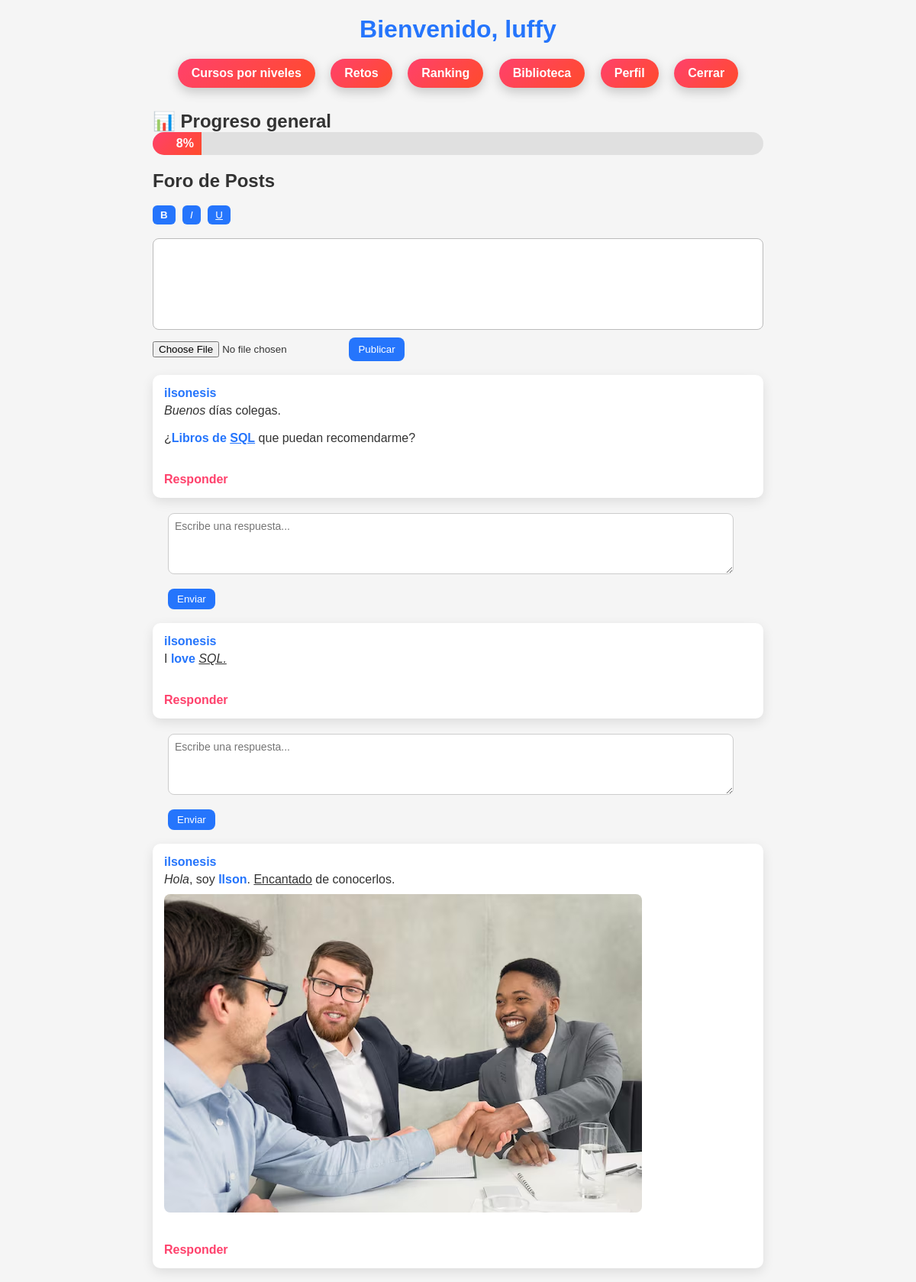
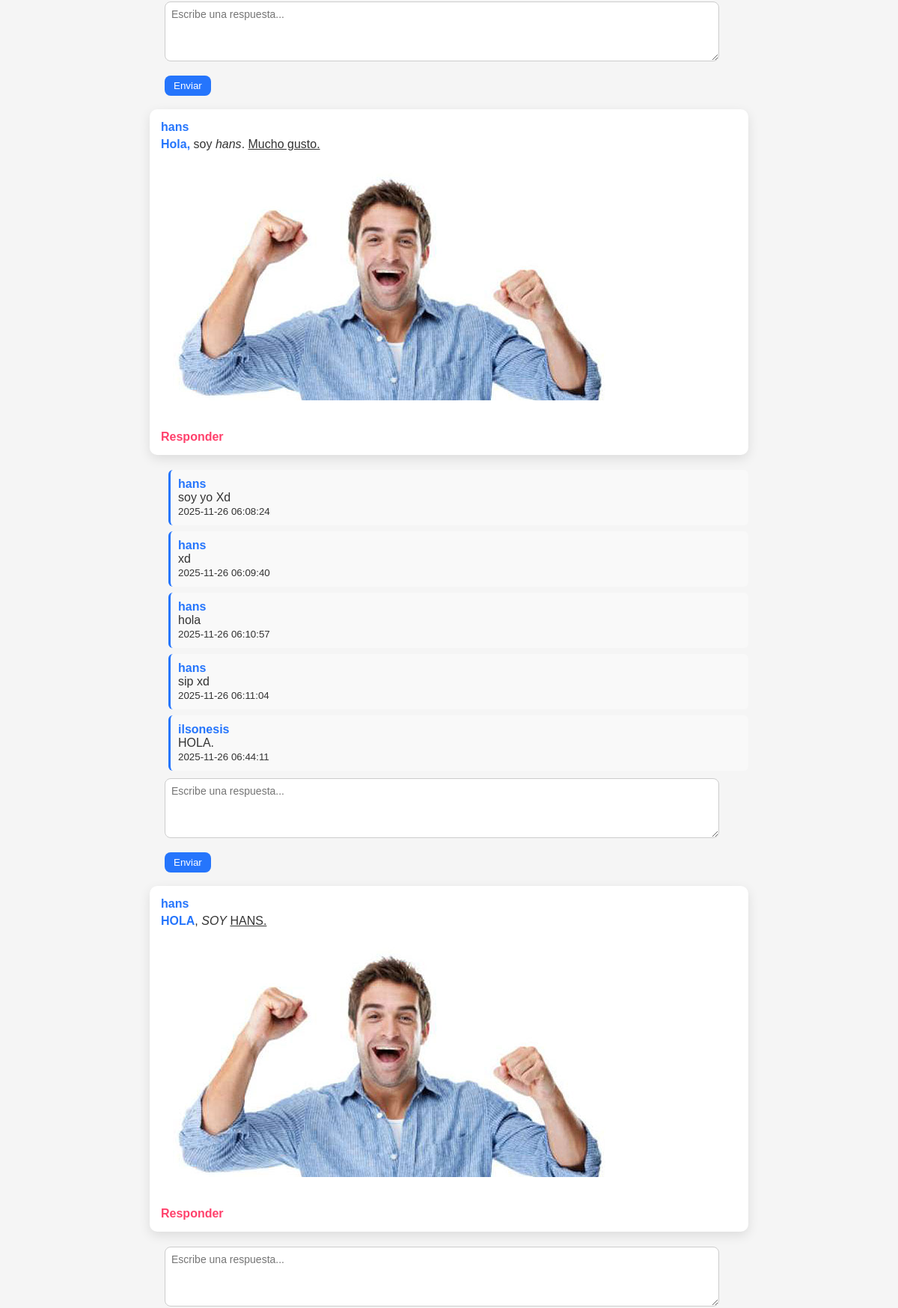
Screenshot of /dashboard.php (signed in, upper part) with the database file from the repository (2 pictures, top to bottom).
### tables this page shows
CREATE TABLE `posts` (
  `id` int NOT NULL AUTO_INCREMENT,
  `user_id` int DEFAULT NULL,
  `content` text NOT NULL,
  `created_at` timestamp NULL DEFAULT CURRENT_TIMESTAMP,
  `image_path` varchar(255) DEFAULT NULL,
  PRIMARY KEY (`id`),
  KEY `user_id` (`user_id`),
  CONSTRAINT `posts_ibfk_1` FOREIGN KEY (`user_id`) REFERENCES `users` (`id`)
);

CREATE TABLE `users` (
  `id` int NOT NULL AUTO_INCREMENT,
  `username` varchar(50) NOT NULL,
  `email` varchar(100) NOT NULL,
  `password` varchar(255) NOT NULL,
  `created_at` timestamp NULL DEFAULT CURRENT_TIMESTAMP,
  `role` enum('admin','student') DEFAULT 'student',
  `avatar` varchar(255) DEFAULT 'default.png',
  `bio` varchar(255) DEFAULT '',
  `bg_color` varchar(7) DEFAULT '#667eea',
  PRIMARY KEY (`id`),
  UNIQUE KEY `username` (`username`),
  UNIQUE KEY `email` (`email`)
);

CREATE TABLE `replies` (
  `id` int NOT NULL AUTO_INCREMENT,
  `post_id` int DEFAULT NULL,
  `user_id` int DEFAULT NULL,
  `content` text NOT NULL,
  `created_at` timestamp NULL DEFAULT CURRENT_TIMESTAMP,
  PRIMARY KEY (`id`),
  KEY `post_id` (`post_id`),
  KEY `user_id` (`user_id`),
  CONSTRAINT `replies_ibfk_1` FOREIGN KEY (`post_id`) REFERENCES `posts` (`id`),
  CONSTRAINT `replies_ibfk_2` FOREIGN KEY (`user_id`) REFERENCES `users` (`id`)
);

### dashboard.php (the view, shortened to what this page needs)
<?php
include 'db.php';
?>
<!DOCTYPE html>
<html lang="es">
<head>
</head>
<body>
  <div class="container">
    <h1>Bienvenido, <?= htmlspecialchars($_SESSION['username']) ?></h1>
    <nav>
      <a href="course/course.php">Cursos por niveles</a>
      <a href="retos.php">Retos</a>
            <a href="ranking.php">Ranking</a>
      <a href="books.php">Biblioteca</a>
      <a href="profile/index.php">Perfil</a>
      <a href="logout.php">Cerrar</a>
    </nav>
<h2>📊 Progreso general</h2>
<?php
$user_id = $_SESSION['user_id'];
$total_cursos = $conn->query("SELECT COUNT(*) as total FROM courses")->fetch_assoc()['total'];
$total_score = $conn->query("SELECT SUM(score) as user_total FROM user_progress WHERE user_id=$user_id")
    ->fetch_assoc()['user_total'] ?? 0;
if($total_score == 0){
    $total_score = rand(10,50);
}
$porcentaje = round(($total_score / ($total_cursos * 100)) * 100);
$porcentaje = min($porcentaje, 100);
?>
<div style="background:#e0e0e0; border-radius:25px; width:100%; height:30px; overflow:hidden; margin-bottom:20px;">
    <div style="width:<?= $porcentaje ?>%; background: linear-gradient(135deg, #ff416c, #ff4b2b); height:100%; text-align:right; line-height:30px; color:white; padding-right:10px; font-weight:bold;">
        <?= $porcentaje ?>%
    </div>
</div>
<h2>Foro de Posts</h2>
<br>
<div class="editor-toolbar">
    <button type="button" onclick="formatText('bold')"><b>B</b></button>
    <button type="button" onclick="formatText('italic')"><i>I</i></button>
    <button type="button" onclick="formatText('underline')"><u>U</u></button>
</div>
<br>
<div id="editor" class="editor-box" contenteditable="true"></div>
<form id="postForm" method="post" action="posts/add_post.php" enctype="multipart/form-data">
    <input type="file" name="image" accept="image/*">
    <button type="submit">Publicar</button>
</form><br>
<?php
$query = $conn->query("
    SELECT p.*, u.username
    FROM posts p
    JOIN users u ON p.user_id = u.id
    ORDER BY p.created_at DESC
");
while($p = $query->fetch_assoc()){
   $content = $p['content'];
echo "<div class='post'>";
echo "<b><a href='view_profile.php?id=" . $p['user_id'] . "'
style='color:#2575fc; text-decoration:none;'>"
. htmlspecialchars($p['username']) .
"</a></b><br>";
echo "<div style='margin-top:5px;'>$content</div>";
if (!empty($p['image_path'])) {
    echo "<div><img src='".htmlspecialchars($p['image_path'])."'
    style='max-width:100%; margin-top:10px; border-radius:8px;'></div>";
}
echo "<br><br><a href='posts/reply_form.php?post_id=" . $p['id'] . "'
style='color:#ff416c; font-weight:bold; text-decoration:none;'>Responder</a>";
echo "</div>";
$rep = $conn->query("
    SELECT r.*, u.username
    FROM replies r
    JOIN users u ON r.user_id = u.id
    WHERE r.post_id=" . $p['id'] . "
    ORDER BY r.created_at ASC
");
echo "<div style='margin-left:25px; margin-top:10px;'>";
while($r = $rep->fetch_assoc()) {
    echo "
    <div style='background:#f9f9f9; border-left:3px solid #2575fc; padding:10px; border-radius:6px; margin-bottom:8px;'>
        <b style='color:#2575fc;'>" . htmlspecialchars($r['username']) . "</b><br>
        " . htmlspecialchars($r['content']) . "<br>
        <small>" . $r['created_at'] . "</small>
    </div>";
}
echo "</div>";
echo "
<form action='posts/reply.php' method='POST' style='margin-top:10px; margin-left:20px;'>
    <input type='hidden' name='post_id' value='" . $p['id'] . "'>
    <textarea name='content' placeholder='Escribe una respuesta...' required
        style='width:95%; height:60px; border-radius:8px; padding:8px; margin-bottom:5px;'></textarea>
    <br>
    <button type='submit'
        style='padding:6px 12px; border:none; border-radius:8px; background:#2575fc; color:white; cursor:pointer;'>
        Enviar
    </button>
</form><br>
";
}
?>
  </div>
</body>
</html>

### dashboard.php (style rules this page uses)
* { margin: 0; padding: 0; box-sizing: border-box; font-family: Arial, sans-serif; }
body { background: #f5f5f5; padding: 20px; color: #333; }
h1 { text-align: center; margin-bottom: 20px; color: #2575fc; }
nav { text-align: center; margin-bottom: 30px; }
nav a { display: inline-block; margin: 0 8px; padding: 10px 18px; background: linear-gradient(135deg, #ff416c, #ff4b2b); color: white; font-weight: bold; text-decoration: none; border-radius: 25px; transition: all 0.3s ease; box-shadow: 0 5px 15px rgba(0,0,0,0.2); }
form textarea { width: 100%; min-height: 80px; padding: 10px; border-radius: 8px; border: 1px solid #ccc; resize: vertical; margin-bottom: 10px; font-size: 14px; }
form input[type="file"] { margin-top: 10px; }
form button { padding: 8px 12px; border: none; border-radius: 8px; background-color: #2575fc; color: white; cursor: pointer; transition: 0.3s; margin-top: 10px; }
.post { background: white; padding: 15px; border-radius: 10px; margin-bottom: 20px; box-shadow: 0 5px 15px rgba(0,0,0,0.1); }
.post b { color: #2575fc; }
.container { max-width: 800px; margin: 0 auto; }
.editor-box { border: 1px solid #bbb; border-radius: 8px; padding: 10px; background: white; min-height: 120px; }
.editor-toolbar button { margin-right: 5px; padding: 5px 10px; background: #2575fc; color: white; border: none; border-radius: 6px; cursor: pointer; }

### rows the page displays
posts: user.username "ilsonesis", content "Buenos días colegas. ¿ Libros de SQL que puedan recomendarme?"
posts: user.username "ilsonesis", content "I love SQL."
posts: user.username "ilsonesis", content "Hola , soy Ilson . Encantado de conocerlos.", image_path (picture)
posts: user.username "hans", content "Hola, soy hans . Mucho gusto.", image_path (picture)
replies: user.username "hans", content "soy yo Xd", created_at "2025-11-26 06:08:24"
replies: user.username "hans", content "xd", created_at "2025-11-26 06:09:40"
replies: user.username "hans", content "hola", created_at "2025-11-26 06:10:57"
replies: user.username "hans", content "sip xd", created_at "2025-11-26 06:11:04"
replies: user.username "ilsonesis", content "HOLA.", created_at "2025-11-26 06:44:11"
posts: user.username "hans", content "HOLA , SOY HANS.", image_path (picture)

### other values shown
$_SESSION['username'] "luffy"
$porcentaje "8"
